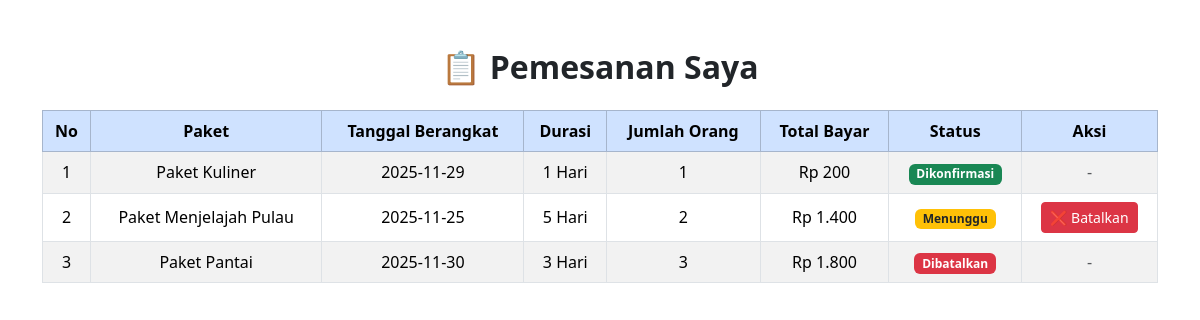
Screenshot of /Wisata/user/daftar_pemesanan.php (signed in) with the database file from the repository.
### tables this page shows
CREATE TABLE `pemesanan` (
  `id_pemesanan` int(11) NOT NULL,
  `nama_pelanggan` varchar(100) NOT NULL,
  `email` varchar(100) NOT NULL,
  `telepon` varchar(20) NOT NULL,
  `id_akun` int(11) NOT NULL,
  `id_paket` int(11) NOT NULL,
  `tanggal_berangkat` date NOT NULL,
  `durasi` varchar(30) NOT NULL,
  `jumlah_orang` int(11) NOT NULL,
  `total_bayar` int(11) NOT NULL,
  `status` enum('dikonfirmasi','dibatalkan','menunggu') NOT NULL
);

CREATE TABLE `paket` (
  `id_paket` int(11) NOT NULL,
  `nama_paket` varchar(100) NOT NULL,
  `deskripsi` text NOT NULL,
  `durasi` varchar(50) NOT NULL,
  `harga` int(11) NOT NULL
);

### Wisata/user/daftar_pemesanan.php (the view, shortened to what this page needs)
<?php
include "../config/app.php";
$username = $_SESSION['username'];
$getUser = $db->query("SELECT id_akun FROM akun WHERE username='$username'");
$user = $getUser->fetch_assoc();
$id_akun = $user['id_akun'];
?>
<!DOCTYPE html>
<html lang="id">
<head>
  <link href="https://cdn.jsdelivr.net/npm/bootstrap@5.3.2/dist/css/bootstrap.min.css" rel="stylesheet">
</head>
<body>
<div class="container my-5">
  <h2 class="text-center fw-bold mb-4">📋 Pemesanan Saya</h2>
  <div class="table-responsive">
    <table class="table table-bordered table-striped text-center align-middle">
      <thead class="table-primary">
        <tr>
          <th>No</th>
          <th>Paket</th>
          <th>Tanggal Berangkat</th>
          <th>Durasi</th>
          <th>Jumlah Orang</th>
          <th>Total Bayar</th>
          <th>Status</th>
          <th>Aksi</th>
        </tr>
      </thead>
      <tbody>
<?php
$query = "
    SELECT p.*, pk.nama_paket
    FROM pemesanan p
    JOIN paket pk ON p.id_paket = pk.id_paket
    WHERE p.id_akun = $id_akun
    ORDER BY p.id_pemesanan DESC
";
$result = $db->query($query);
$no = 1;
if ($result->num_rows > 0) {
    while ($row = $result->fetch_assoc()) {
?>
        <tr>
          <td><?= $no++ ?></td>
          <td><?= $row['nama_paket'] ?></td>
          <td><?= $row['tanggal_berangkat'] ?></td>
          <td><?= $row['durasi'] ?></td>
          <td><?= $row['jumlah_orang'] ?></td>
          <td>Rp <?= number_format($row['total_bayar'],0,',','.') ?></td>
          <td>
            <?php if ($row['status'] == 'menunggu'): ?>
              <span class="badge bg-warning text-dark">Menunggu</span>
            <?php elseif ($row['status'] == 'dikonfirmasi'): ?>
              <span class="badge bg-success">Dikonfirmasi</span>
            <?php else: ?>
              <span class="badge bg-danger">Dibatalkan</span>
            <?php endif; ?>
          </td>
          <td>
            <?php if ($row['status'] == 'menunggu'): ?>
              <a href="?batalkan=<?= $row['id_pemesanan']; ?>"
                 class="btn btn-danger btn-sm"
                 onclick="return confirm('Yakin ingin membatalkan pesanan?')">
                 ❌ Batalkan
              </a>
            <?php else: ?>
              <span class="text-muted">-</span>
            <?php endif; ?>
          </td>
        </tr>
<?php
    }
} else {
    echo "<tr><td colspan='8'>Belum ada pesanan.</td></tr>";
}
?>
      </tbody>
    </table>
  </div>
</div>
</body>
</html>

### rows the page displays
pemesanan: id_paket.nama_paket "Paket Kuliner", tanggal_berangkat "2025-11-29", durasi "1 Hari", jumlah_orang "1", total_bayar "200", status "Dikonfirmasi"
pemesanan: id_paket.nama_paket "Paket Menjelajah Pulau", tanggal_berangkat "2025-11-25", durasi "5 Hari", jumlah_orang "2", total_bayar "1.400", status "Menunggu"
pemesanan: id_paket.nama_paket "Paket Pantai", tanggal_berangkat "2025-11-30", durasi "3 Hari", jumlah_orang "3", total_bayar "1.800", status "Dibatalkan"
